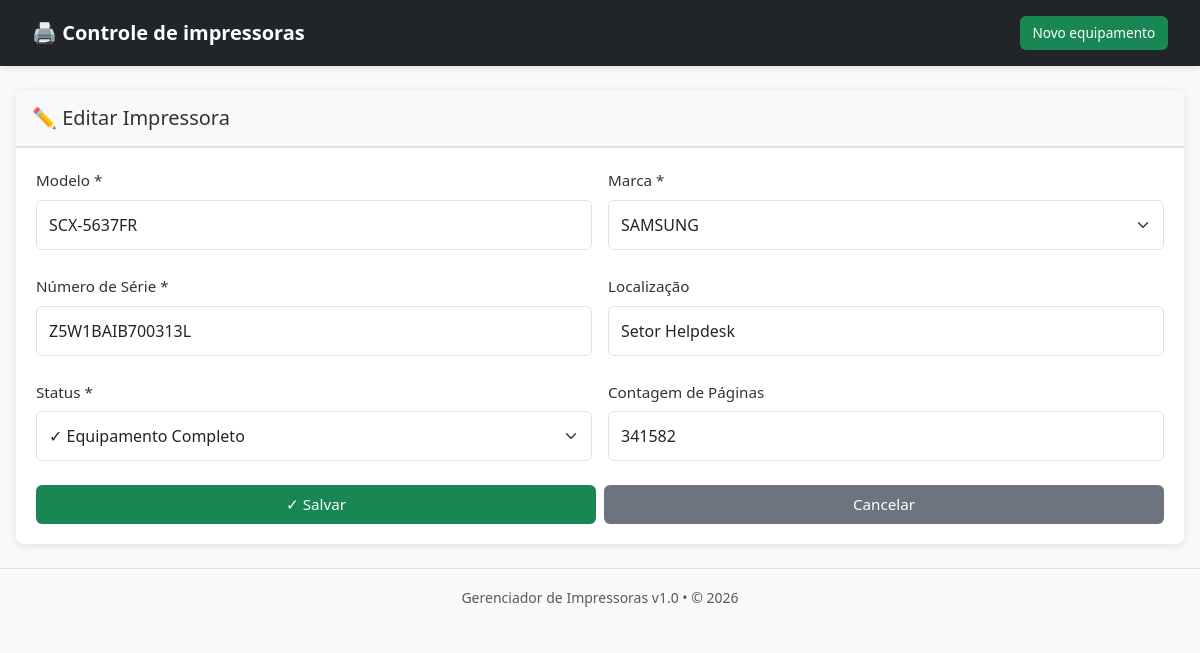
Screenshot of /editar.php?id=1 with the database file from the repository.
### tables this page shows
CREATE TABLE `impressoras` (
  `id` int NOT NULL,
  `modelo` varchar(100) NOT NULL,
  `marca` varchar(50) NOT NULL,
  `numero_serie` varchar(100) NOT NULL,
  `localizacao` varchar(150) DEFAULT NULL,
  `status` enum('equipamento_completo','equipamento_manutencao','inativo') DEFAULT 'equipamento_completo',
  `contagem_paginas` int DEFAULT '0',
  `data_cadastro` timestamp NULL DEFAULT CURRENT_TIMESTAMP COMMENT 'Data/hora de cadastro (UTC-3 Brasil)',
  `ultima_atualizacao` timestamp NULL DEFAULT CURRENT_TIMESTAMP ON UPDATE CURRENT_TIMESTAMP COMMENT 'Última atualização (UTC-3 Brasil)'
);

### editar.php (the view, shortened to what this page needs)
<?php
try {
    $conn = Database::getInstance();
    $id = $_GET['id'] ?? 0;
    $stmt = $conn->prepare("SELECT * FROM impressoras WHERE id = :id");
    $stmt->execute([':id' => $id]);
    $impressora = $stmt->fetch();
    include 'includes/header.php';
} catch(Exception $e) {
    ob_end_clean();
    header('Content-Type: text/html; charset=utf-8');
    http_response_code(500);
    ?>
    <!DOCTYPE html>
    <html><head><title>Erro</title></head><body>
    <h1>Erro 500</h1>
    <p><?= htmlspecialchars($e->getMessage()) ?></p>
    </body></html>
    <?php
    exit;
}
?>
<div class="card">
    <div class="card-header">
        <h4 style="font-size: clamp(1rem, 2vw, 1.25rem);">✏️ Editar Impressora</h4>
    </div>
    <div class="card-body">
        <form method="POST">
            <div class="row mb-3">
                <div class="col-md-6">
                    <label class="form-label">Modelo *</label>
                    <input type="text" name="modelo" class="form-control" value="<?= htmlspecialchars($impressora['modelo']) ?>" required>
                </div>
                <div class="col-md-6">
                    <label class="form-label">Marca *</label>
                    <select name="marca" class="form-select" required>
                        <option value="SAMSUNG" <?= $impressora['marca'] == 'SAMSUNG' ? 'selected' : '' ?>>SAMSUNG</option>
                    </select>
                </div>
            </div>
            <div class="row mb-3">
                <div class="col-md-6">
                    <label class="form-label">Número de Série *</label>
                    <input type="text" name="numero_serie" class="form-control" value="<?= htmlspecialchars($impressora['numero_serie']) ?>" required>
                </div>
                <div class="col-md-6">
                    <label class="form-label">Localização</label>
                    <input type="text" name="localizacao" class="form-control" value="<?= htmlspecialchars($impressora['localizacao']) ?>">
                </div>
            </div>
            <div class="row mb-3">
                <div class="col-md-6">
                    <label class="form-label">Status *</label>
                    <select name="status" class="form-select" required>
                        <option value="equipamento_completo" <?= $impressora['status'] == 'equipamento_completo' ? 'selected' : '' ?>>✓ Equipamento Completo</option>
                    </select>
                </div>
                <div class="col-md-6">
                    <label class="form-label">Contagem de Páginas</label>
                    <input type="number" name="contagem_paginas" class="form-control" value="<?= $impressora['contagem_paginas'] ?>">
                </div>
            </div>
            <div class="button-group">
                <button type="submit" class="btn btn-success">✓ Salvar</button>
                <a href="detalhes.php?id=<?= $id ?>" class="btn btn-secondary">Cancelar</a>
            </div>
        </form>
    </div>
</div>
<?php include 'includes/footer.php'; ?>

### assets/style.css (style rules this page uses)
html { font-size: 16px; }
body { background-color: #f8f9fa; font-family: 'Segoe UI', Tahoma, Geneva, Verdana, sans-serif; font-size: 1rem; line-height: 1.5; color: #333; }
.card { border: none; box-shadow: 0 2px 8px rgba(0,0,0,0.1); margin-bottom: 1.5rem; border-radius: 8px; overflow: hidden; }
.card-header { background-color: #f8f9fa; border-bottom: 2px solid #dee2e6; padding: 1rem; }
.card-header h4, .card-header h5 { margin: 0; color: #333; font-size: clamp(1rem, 2vw, 1.25rem); }
.card-body { padding: 1.25rem; }
.btn { border-radius: 6px; padding: 0.5rem 1rem; font-weight: 500; transition: all 0.3s ease; white-space: nowrap; font-size: 0.95rem; cursor: pointer; border: none; display: inline-block; text-decoration: none; }
.button-group { display: flex; gap: 0.5rem; flex-wrap: wrap; }
.button-group .btn { flex: 1; min-width: 80px; }
.form-label { font-weight: 500; margin-bottom: 0.5rem; color: #333; font-size: 0.95rem; }
.form-control, .form-select { border-radius: 6px; border: 1px solid #dee2e6; padding: 0.75rem; font-size: 1rem; width: 100%; }
.form-control::placeholder { opacity: 0.7; }
.mb-3 { margin-bottom: 1rem; }
.row { display: flex; flex-wrap: wrap; margin: -0.5rem; }
.col-md-6 { flex: 0 0 50%; padding: 0.5rem; }

### rows the page displays
impressoras: modelo "SCX-5637FR", marca "SAMSUNG", numero_serie "Z5W1BAIB700313L", localizacao "Setor Helpdesk", status "✓ Equipamento Completo", contagem_paginas "341582"
